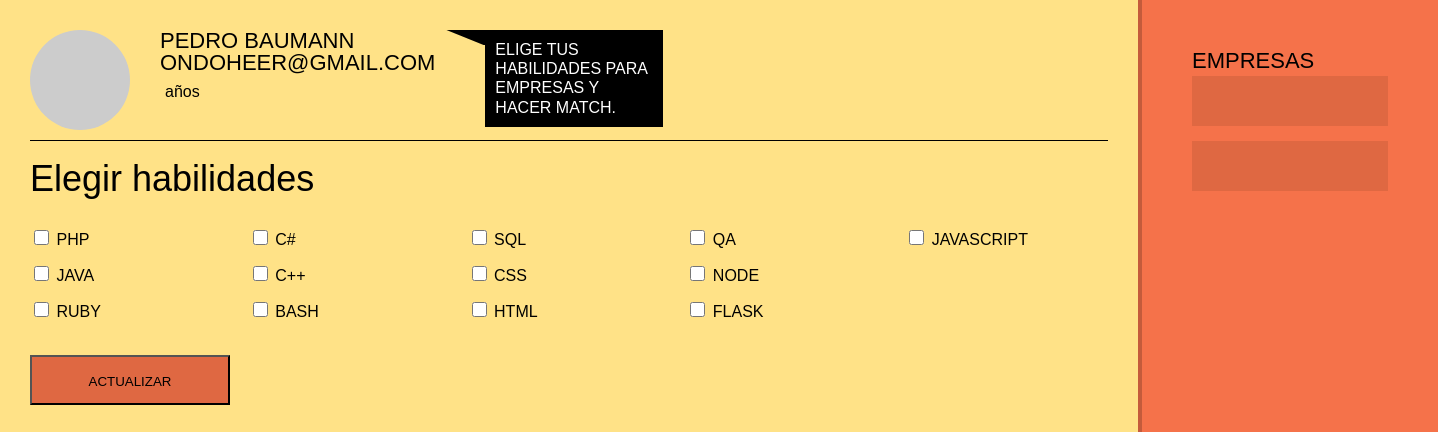
The app's page /user/dashboard (signed in) with its own data.
### app/models/user.py (models this page shows, shortened)
class User(db.Model, UserMixin):
    __tablename__ = "users"
    id = db.Column(db.Integer, primary_key=True)
    name = db.Column(db.Unicode(255))
    email = db.Column(db.Unicode(255), unique=True)
    password = db.Column(db.Unicode(255))
    active = db.Column(db.Boolean())
    confirmed_at = db.Column(db.DateTime())
    roles = db.relationship('Role', secondary=roles_users,
        backref=db.backref('users', lazy='dynamic'))
    skills = db.relationship("Skill",
        secondary=user_skills,
        backref=db.backref("users", lazy='dynamic'))
    @property
    def _user_skills_as_set(self):
        return set([skill.id for skill in self.skills])

### app/models/skill.py (models this page shows, shortened)
class Skill(db.Model):
    __tablename__ = "skills"
    id = db.Column(db.Integer, primary_key=True)
    name = db.Column(db.Unicode(50), unique=True)
    description = db.Column(db.UnicodeText)
    logo = db.Column(db.Unicode(255))

### app/blueprints/dashboard/views.py (the view, shortened to what this page needs)
@dashboard.route("/dashboard", methods=["GET", "POST"])
@login_required
def main():
    user = db.session.query(User).get(current_user.id)
    skills = db.session.query(Skill).all()
    skills_form = SkillsForm()
    skills_form.skills.choices = [
        (skill.id, skill.name.capitalize()) for skill in skills]
    if request.method == "GET":
        companies = matching_companies(user)
        return render_template(
            "dashboard/index.html",
            user=user,
            skills_form=skills_form,
            companies=companies
        )

### app/blueprints/dashboard/forms.py
class SkillsForm(Form):
	skills = MultiCheckboxField(
		"Categorias",
		coerce=int
	)

### app/templates/dashboard/index.html (shortened to what this page needs)
<!DOCTYPE html>
<html lang="en">
<head>
</head>
<!DOCTYPE html>
<html lang="en">
<head>
  <link rel="stylesheet" href="{{url_for("static" ,filename="dist/css/app.css")}}"">
</head>
<body>
	<div class="dashboard">
		<div class="dashboard__main">
			<div class="profile">
				<div class="profile__header">
					<span class="user-avatar user-avatar--small"><img src="http://lorempixel.com/200/200/cats?123" alt=""></span>
					<div class="profile__header__text">
						<h1 class="title--alpha">{{user.name}} <br>{{user.email}}
							<div class="tooltip">
								<span>Elige tus habilidades para empresas y hacer <span>match</span>. </span>
							</div>
						</h1>
						<p>{{user.age}} años</p>
					</div>
				</div>
				<div class="profile__main">
					<h2 class="title--gamma">Elegir habilidades</h2>
					<ul class="skills-list">
						<form action="{{url_for("dashboard.main")}}" method="POST">
						{% for skill in skills_form.skills %}
						<li class="skills-list__item">
							{{skill}}
							{{skill.label}}
						</li>
						{% endfor %}
					</ul>
					<input type="submit" value="actualizar"  class="cta cta--alpha cta--dib">
				</div>
			</div>
		</div>
		<div class="dashboard__aside">
			<h4 class="title--alpha">Empresas</h4>
			<ul class="companies-list">
				{% if companies %}
					{% for company in companies %}
					<li class="companies-list__item"><a href="mailto:{{company.email}}" class="cta cta--alpha">{{company.name}}</a></li>
					{% endfor %}
				{% else %}
					<h3>No hay empresas que requieran tus habilidades,
					por que no pracitcas un poco en <a style="color: #ffe287; cursor: pointer;" href="https://codecademy.com">Codecademy</a></h3>
				{% endif %}
			</ul>
		</div>
	</div>
</body>
</html>

### records on screen
User: name "PEDRO BAUMANN", email "ONDOHEER@GMAIL.COM"
Skill: label "PHP"
Skill: label "JAVA"
Skill: label "RUBY"
Skill: label "BASH"
Skill: label "SQL"
Skill: label "CSS"
Skill: label "HTML"
Skill: label "NODE"
Skill: label "FLASK"
Skill: label "JAVASCRIPT"

### other values on screen
{{ skill.label }} "C#" "C++" "QA"
